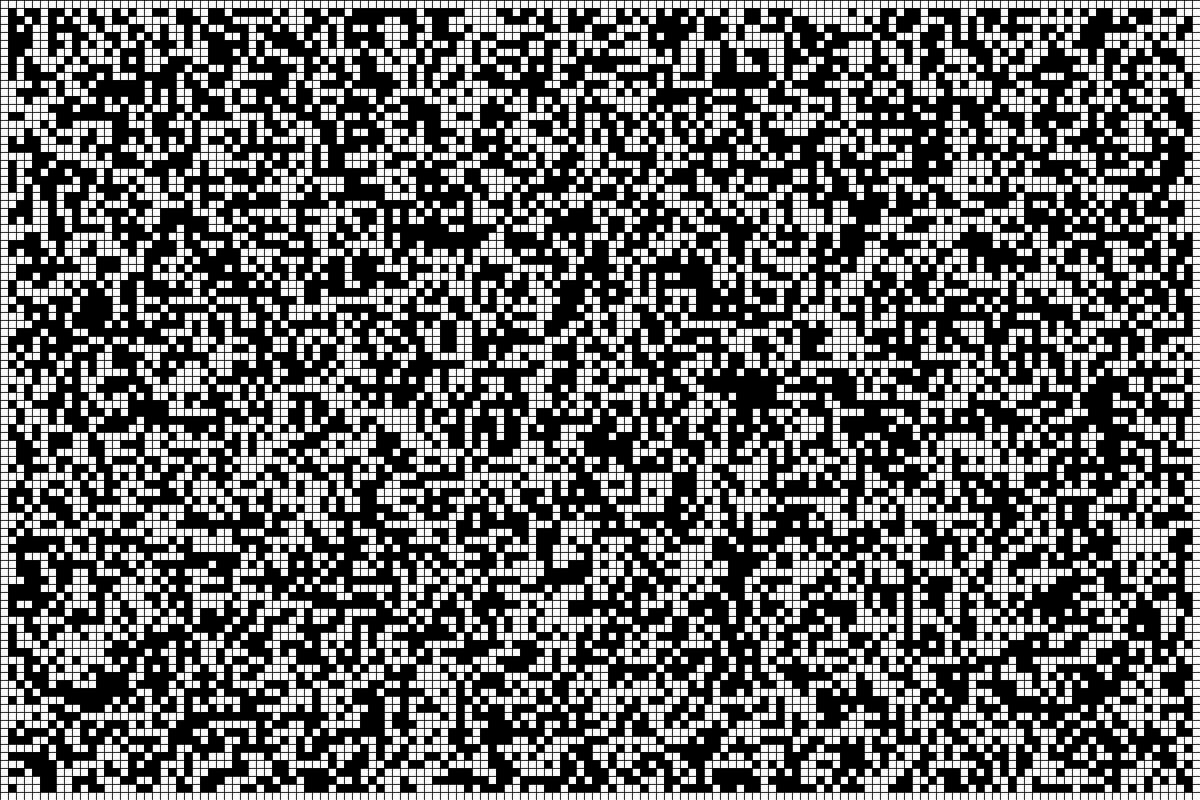
Frame 1 (no input)
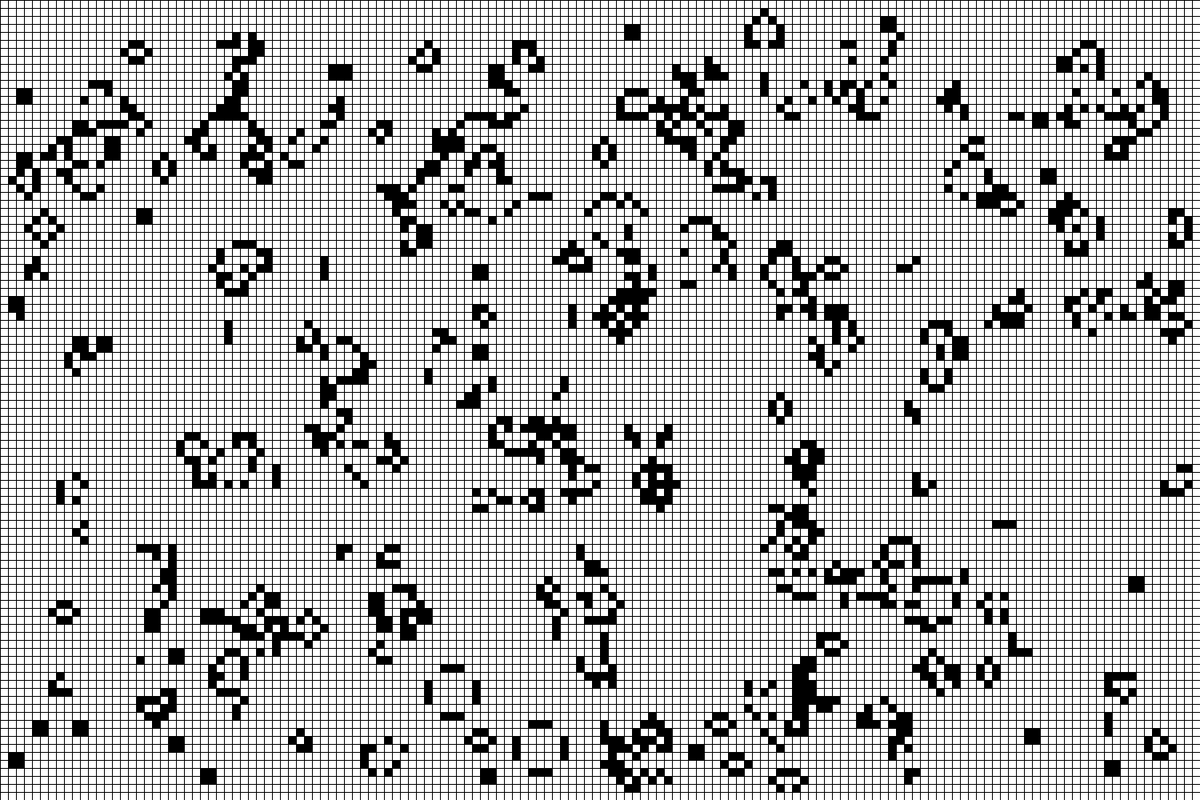
Frame 60 (the mouse pressed at the canvas centre just before this capture)
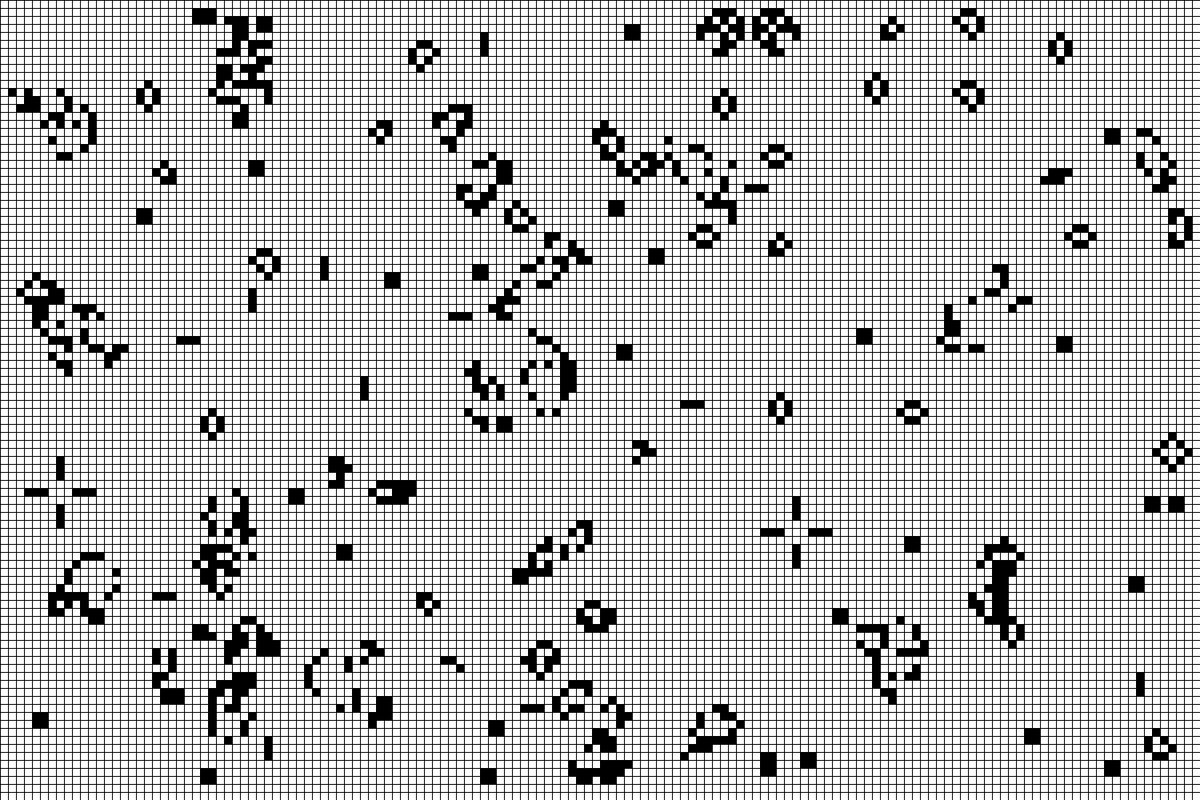
Frame 120 (the mouse held since frame 60 and released just before this capture)

The Processing sketch that drew these frames (run headless with seeded random() and noise(); from frame 60 on, the mouse is pressed at the canvas centre):

// Processing sketch: Game_of_Life
// ── Game_of_Life.pde
Universe universe;
Display display;

void setup() {
  size(1500, 1000);
  universe = new Universe(150, 100);
  display = new Display(universe);
  display.drawUniverse();
}

void draw() {
  background(220);
  display.drawUniverse();
  universe.update();
}

// ── BorderCell.pde
/* BorderCell class
 extends: Cell
 
 A special type of cell, positioned at the borders of the universe.
 The state of this cell is always dead (false).
 
 **/

class BorderCell extends Cell {
  BorderCell(int col, int lin, Universe uni) {
    super(col, lin, uni);
    state = false;
  }

  void updateNeighbors() {
    return;
  }

  void getNextState() {
    nextState = false;
  }
}

// ── Cell.pde
/* Cell class
 
 state: if the cell is alive (true) or dead (false)
 nextState: the next state of the cell after calculating
 column: the column this cell belongs to in the universe matrix
 line: the line this cell belongs to in the universe matrix
 neighbors: array of neighbors of this cell
 universe: the universe this cell belongs to
 
 updateNeighbors(): updates the current state of neighbors
 getNextState(): calculates next state according to the rules of the game of life
 updateState(): updates current state to next state
 
 **/

class Cell {
  boolean state;
  boolean nextState;
  int column;
  int line;
  Cell[] neighbors;
  Universe universe;

  Cell(int col, int lin, Universe uni) {
    state = floor(random(2)) == 1 ? true : false;
    column = col;
    line = lin;
    universe = uni;
    neighbors = new Cell[8];
  }

  void updateNeighbors() {
    neighbors[0] = universe.cells[line-1][column-1];
    neighbors[1] = universe.cells[line-1][column];
    neighbors[2] = universe.cells[line-1][column+1];
    neighbors[3] = universe.cells[line][column-1];
    neighbors[4] = universe.cells[line][column+1];
    neighbors[5] = universe.cells[line+1][column-1];
    neighbors[6] = universe.cells[line+1][column];
    neighbors[7] = universe.cells[line+1][column+1];
  }

  void getNextState() {
    int countAlive = 0;

    for (Cell neighbor : neighbors) {
      if (neighbor.state == true) countAlive++;
    }

    if (state == true) {
      if (countAlive >= 2 && countAlive <= 3) {
        nextState = true;
      } else {
        nextState = false;
      }
    } else {
      if (countAlive == 3) {
        nextState = true;
      } else {
        nextState = false;
      }
    }
  }

  void updateState() {
    state = nextState;
  }
}

// ── Display.pde
/* Display class
 
 universe: the universe instance to display
 cellSize: the size of each cell to be displayed
 
 drawUniverse(): draws the current state of the universe on the screen
 
 **/

class Display {
  Universe universe;
  int cellSize;

  Display(Universe uni) {
    universe = uni;
    cellSize = height/universe.lines;
  }

  void drawUniverse() {
    for (Cell[] line : universe.cells) {
      for (Cell cell : line) {
        if (cell.state == true) {
          fill(0);
        } else {
          fill(255);
        }
        square(cell.column*cellSize, cell.line*cellSize, cellSize);
      }
    }

    for (int i = 0; i < universe.lines; i++) {
      line(0, i*cellSize, width, i*cellSize);
    }

    for (int i = 0; i < universe.columns; i++) {
      line(i*cellSize, 0, i*cellSize, height);
    }
  }
}

// ── Universe.pde
/* Universe class
 
 columns: total columns in universe matrix
 lines: total lines in universe matrix
 cells: matrix of cells of this universe
 
 populate(): generates the first generation of cells
 update(): update cells state according to the game of life rules
 
 **/

class Universe {
  int columns;
  int lines;
  Cell[][] cells;

  Universe(int col, int lin) {
    columns = col;
    lines = lin;
    cells = new Cell[lines][columns];
    populate();
  }

  void populate() {
    for (int i = 0; i < lines; i++) {
      for (int j = 0; j < columns; j++) {
        if (i == 0 || i == lines - 1 || j == 0 || j == columns - 1) {
          cells[i][j] = new BorderCell(j, i, this);
        } else {
          cells[i][j] = new Cell(j, i, this);
        }
      }
    }
  }

  void update() {
    for (int i = 0; i < lines; i++) {
      for (int j = 0; j < columns; j++) {
        cells[i][j].updateNeighbors();
      }
    }

    for (int i = 0; i < lines; i++) {
      for (int j = 0; j < columns; j++) {
        cells[i][j].getNextState();
      }
    }

    for (int i = 0; i < lines; i++) {
      for (int j = 0; j < columns; j++) {
        cells[i][j].updateState();
      }
    }
  }
}
